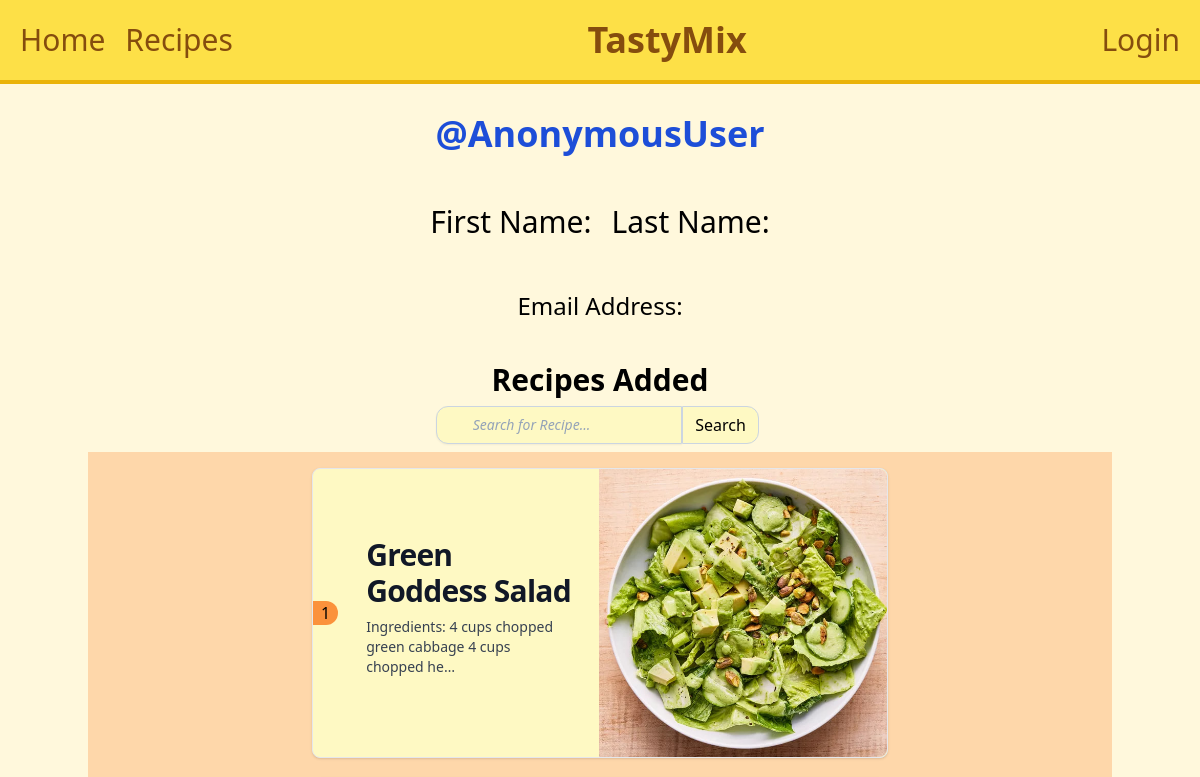
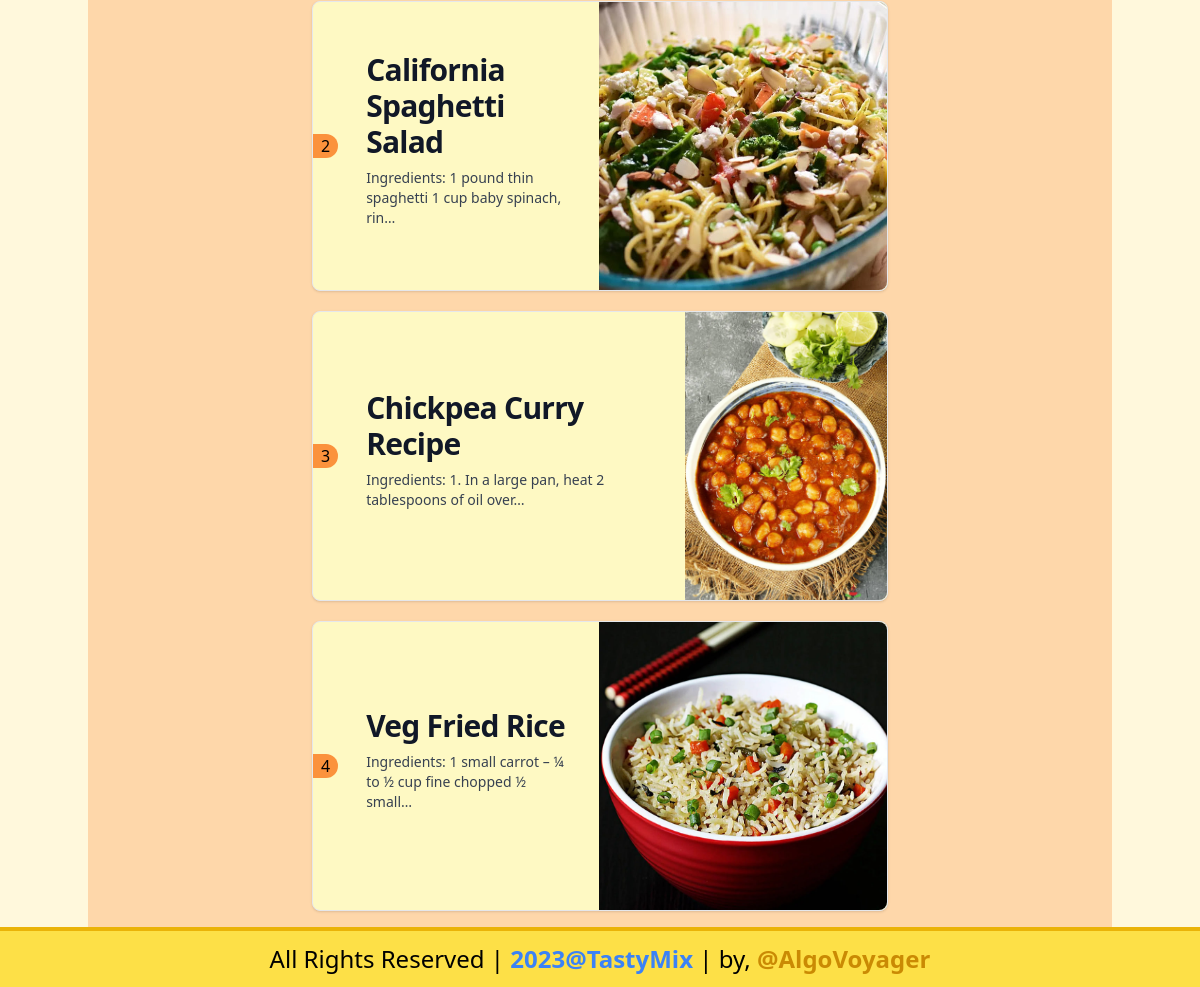
The page /account/1/ on the database its author committed (2 pictures, top to bottom).
### recipe/models.py (models this page shows, shortened)
class Recipe(models.Model):
    user = models.ForeignKey(User, on_delete=models.SET_NULL,null=True, blank=True)
    recipe_name= models.CharField(max_length=100)
    Ingredients= models.TextField()
    recipe_image= models.ImageField(upload_to="thumbnails")

### recipe/views.py (the view)
# urls.py: path('account/<id>/',views.profile,name="profile"),
def profile(request,id):
    print("viewing Profile id : ",id)
    queryset = Recipe.objects.all()
    queryset = queryset.filter(user_id=id)
    if request.GET.get("search"):
        queryset=queryset.filter(recipe_name__icontains=request.GET.get('search'))
    context = {'recipes': queryset}
    return render(request, "profile.html", context)

### templates/profile.html (shortened to what this page needs)
{% extends 'base.html' %}
{% block body %}
<main class=" flex  flex-col">
<div class="container max-w-screen-lg mx-auto ">
    <div class="container-sm mx-auto profile_details">
        <div class="text-4xl text-blue-700 font-bold">@{{request.user}} </div>
        <div class="flex gap-5" >
            <div class="text-3xl">First Name:  </div>
         <div class="text-3xl">Last Name: </div>
        </div>
        <div class="text-2xl">Email Address: </div>
    </div>
    <div class="flex flex-wrap flex-col justify-center mt-10">
        <h1 class="text-3xl font-bold  mx-auto">
            Recipes Added
        </h1>
        <form action="{% url 'profile' request.user.id %}" class="flex mt-2 mb-2 mx-auto">
            <input class="placeholder:italic placeholder:text-slate-400 bg-yellow-100 w-3/4 border border-slate-300 rounded-l-xl py-2 pl-9 pr-3 shadow-sm focus:outline-none focus:border-sky-500 focus:ring-sky-500 focus:ring-1 sm:text-sm" placeholder="Search for Recipe..." type="text" name="search"/>
            <input class="px-3 bg-yellow-100 hover:bg-yellow-200 border border-slate-300 rounded-r-xl" type="submit" value="Search">
        </form>
        <div class="bg-orange-200 p-4 flex flex-wrap justify-center items-center gap-5">
            {% for recipe in recipes %}
            <div class=" min-w-1/2 gap-3 flex justify-between items-center bg-yellow-100 border border-gray-200 rounded-lg shadow md:flex-row md:max-w-xl hover:bg-yellow-200 dark:border-gray-600 dark:bg-yellow-200 dark:hover:bg-yellow-300">
                             <span class="bg-orange-400 px-2 rounded-r-xl">{{forloop.counter}}</span>
                <div class=" flex md:flex-col justify-between items-center w-4/5 h-max">
                        <div class="flex flex-col justify-between p-4 leading-normal min-h-max">
                            <a href="{% url 'recipe_details' recipe.id  %}" class="mb-2 text-3xl hover:text-blue-500 font-bold tracking-tight text-gray-900 dark:text-grey-700">{{recipe.recipe_name}}</a>
                            <a href="{% url 'recipe_details' recipe.id  %}" class="mb-3 hover:text-blue-500 text-sm font-normal text-gray-700 dark:text-gray-500"> Ingredients: {{recipe.Ingredients | truncatechars:50}}</a>
                        </div>
                </div>
                <img class="rimg object-cover   rounded-r-lg h-48 w-48 md:h-72 md:w-72 md:rounded-none md:rounded-r-lg" src="/media/{{recipe.recipe_image}}" alt="">
            </div>
            {% endfor %}
        </div>
    </div>
</div>
</main>
{% endblock body %}

### rows shown on the page
Recipe: recipe_name "Green Goddess Salad", Ingredients "4 cups chopped green cabbage 4 cups chopped he…", recipe_image (picture)
Recipe: recipe_name "California Spaghetti Salad", Ingredients "1 pound thin spaghetti 1 cup baby spinach, rin…", recipe_image (picture)
Recipe: recipe_name "Chickpea Curry Recipe", Ingredients "1. In a large pan, heat 2 tablespoons of oil over…", recipe_image (picture)
Recipe: recipe_name "Veg Fried Rice", Ingredients "1 small carrot – ¼ to ½ cup fine chopped ½ small…", recipe_image (picture)

### other values the page prints
{{ request.user }} "AnonymousUser"
